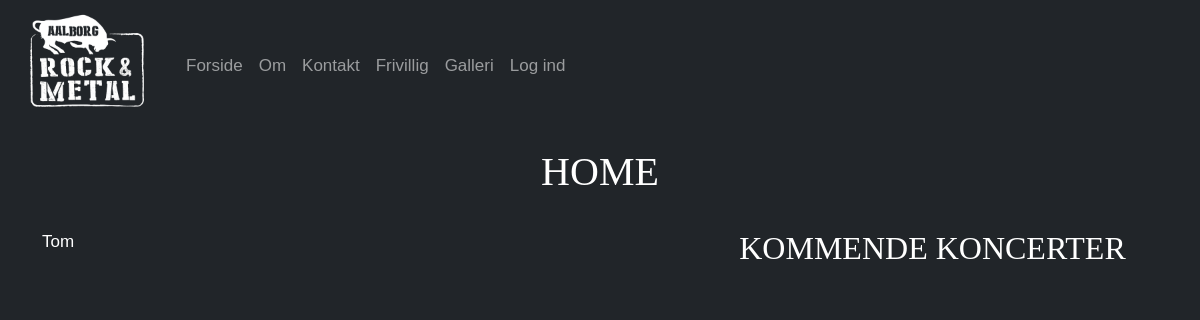
The app's page /, older data.
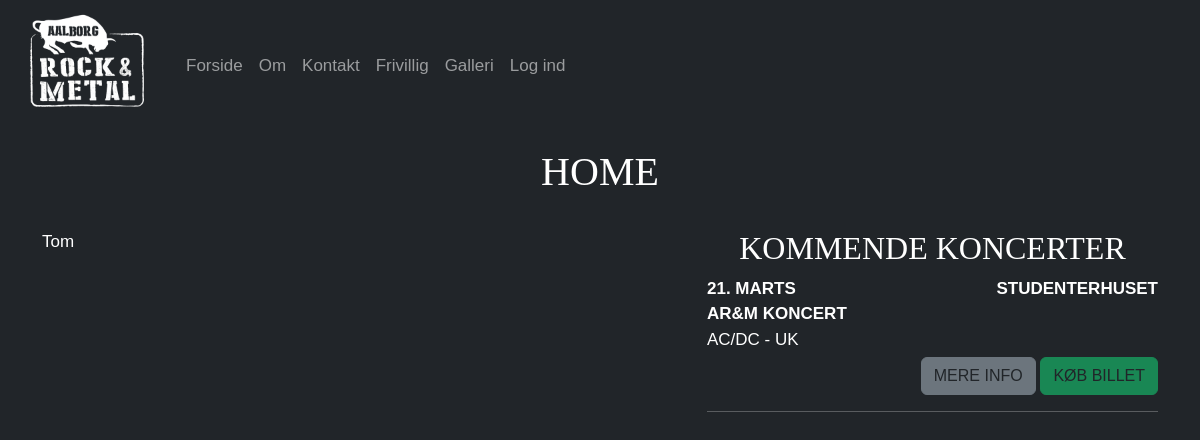
The same page, newer data.
### website/models.py (models this page shows, shortened)
class Koncert(models.Model):
	navn = models.CharField(max_length=255)
	spillested = models.ForeignKey(Spillested, on_delete=models.CASCADE)
	dato = models.DateTimeField()
	facebook = models.URLField(blank=True, null=True)
	billetter = models.URLField(blank=True, null=True)
	band1 = models.CharField(max_length=255)
	band2 = models.CharField(max_length=255, blank=True, null=True)
	band3 = models.CharField(max_length=255, blank=True, null=True)
	band4 = models.CharField(max_length=255, blank=True, null=True)
	band5 = models.CharField(max_length=255, blank=True, null=True)
	band6 = models.CharField(max_length=255, blank=True, null=True)
	band7 = models.CharField(max_length=255, blank=True, null=True)
	band8 = models.CharField(max_length=255, blank=True, null=True)
	offentliggjort = models.BooleanField()
	class Meta:
		verbose_name_plural = "Koncerter"

class Spillested(models.Model):
	navn = models.CharField(max_length=255)
	adresse = models.CharField(max_length=255)
	postnr = models.CharField(max_length=4)
	by = models.CharField(max_length=255)
	telefon = models.CharField(max_length=8, blank=True, null=True)
	email = models.EmailField()
	hjemmeside = models.URLField()
	def __str__(self):
		return self.navn
	class Meta:
		verbose_name_plural = "Spillesteder"

### website/views.py (the view)
# urls.py: path('', views.home, name="home"),
def home(request):
	current_date = timezone.now()
	concerts = Koncert.objects.filter(dato__gte=current_date).order_by('dato')
	return render(request, 'home.html', {'concerts':concerts})

### website/templates/home.html (shortened to what this page needs)
{% extends 'base.html' %}
{% block content %}
<h1>Home</h1>
<br/>
<div class="row">
	<div class="col-lg-5">
		Tom
	</div>
	<div class="col-lg-2"></div>
	<div class="col-lg-5 uppercase">
		<h2>Kommende Koncerter</h2>
		{% for concert in concerts %}
		{% if user.is_superuser %}
		<b>{{ concert.dato|date:"d. F" }}</b>
		<b><span class="float-end">{{ concert.spillested }}</b></span><br/>
		<b>{{ concert.navn }}</b><br/>
		{{ concert.band1 }}
		{% if concert.band2 %}
		// {{ concert.band2 }}
		{% endif %}
		{% if concert.band3 %}
		// {{ concert.band3 }}
		{% endif %}
		{% if concert.band4 %}
		// {{ concert.band4 }}
		{% endif %}
		{% if concert.band5 %}
		// {{ concert.band5 }}
		{% endif %}<br/>
		{% if concert.offentliggjort %}
        <div class="button-container">
            <a href="{% url 'rediger_koncert' concert.id %}" class="btn btn-success">Rediger koncert</a>&nbsp;
            <form action="{% url 'slet_koncert' concert.id %}" method="post" class="delete-form" style="display:inline;">
                {% csrf_token %}
                <button type="button" class="btn btn-danger delete-btn">Slet koncert</button>
            </form>
        </div>
        {% else %}
        <b>KONCERT IKKE OFFENTLIGGJORT</b>
        <div class="button-container">
            <a href="{% url 'rediger_koncert' concert.id %}" class="btn btn-success">Rediger koncert</a>&nbsp;
            <form action="{% url 'slet_koncert' concert.id %}" method="post" class="delete-form" style="display:inline;">
                {% csrf_token %}
                <button type="button" class="btn btn-danger delete-btn">Slet koncert</button>
            </form>
        </div>
        {% endif %}
		<hr />
		{% else %}
		{% if concert.offentliggjort %}
		<b>{{ concert.dato|date:"d. F" }}</b>
		<b><span class="float-end">{{ concert.spillested }}</b></span><br/>
		<b>{{ concert.navn }}</b><br/>
		{{ concert.band1 }}
		<br/>
		<div class="button-container">
			<a href="{{ concert.facebook }}" class="btn btn-secondary">Mere info</a>&nbsp;
			<a href="{{ concert.billetter }}" class="btn btn-success">Køb billet</a>
		</div>
		<hr/>
		{% endif %}
		{% endif %}
		{% endfor %}
	</div>
</div>
{% endblock %}

Row changes from the older to the newer data that the page shows:
added Koncert: dato "21. MARTS", spillested "STUDENTERHUSET", navn "AR&M KONCERT", band1 "AC/DC - UK"
